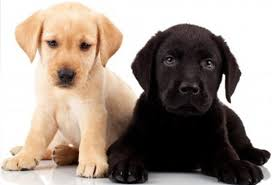
#> input picture Edureka/Machine Learning Engineer/Introduction to Machine Learning with Python/Module 7 - Unsupervised Learning/dogs.jpeg, 272 x 185 px
$ python opencv_t_02.py --image '../../../Edureka/Machine Learning Engineer/Introduction to Machine Learning with Python/Module 7 - Unsupervised Learning/dogs.jpeg'
#> lines starting #> are read from the running program, lines starting #| are printed output that depends on the picture; after the words box and inside, x2 and y2 are one past the last pixel; in counts of white or black regions, pixels touching at a corner belong together
# -*- coding: utf-8 -*-
"""
Created on Sun Jun 20 14:27:27 2021

@author: SP
"""
import cv2
import imutils
import argparse

ap = argparse.ArgumentParser()
ap.add_argument("-i","--image",help="path to input image",required=True)
args = vars(ap.parse_args())
print(args)
image = cv2.imread(args["image"])
#> image is the input picture: shape (185, 272, 3); mean B, G, R 138.1, 147.9, 160.9
cv2.imshow("Image",image)
cv2.waitKey(0)
gray = cv2.cvtColor(image, cv2.COLOR_BGR2GRAY)
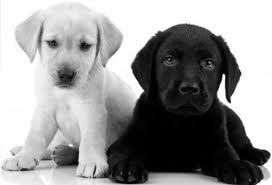
#> gray: shape (185, 272); min 0, max 255, mean 150.7
cv2.imshow("GRAY",gray)
cv2.waitKey(0)
edged = cv2.Canny(gray,30,150)
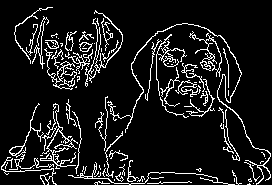
#> edged: shape (185, 272); 10.3% white in thin lines or dots
cv2.imshow("Edged",edged)
cv2.waitKey(0)
threshold = cv2.threshold(gray, 225, 255, cv2.THRESH_BINARY_INV)[1]
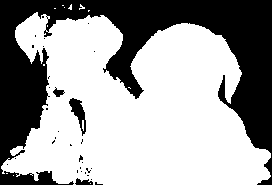
#> threshold: shape (185, 272); 63.3% white; 32 black regions (28 under 20 px)
cv2.imshow("Thrash",threshold)
cv2.waitKey(0)
counts = cv2.findContours(threshold.copy(),cv2.RETR_EXTERNAL, cv2.CHAIN_APPROX_SIMPLE)
#> counts = 13 contours, 12 with area under 20; largest, box (x1, y1, x2, y2) and area: (1, 12, 271, 185) 31650
counts =imutils.grab_contours(counts)
output = image.copy()

for i in counts:
    cv2.drawContours(output, [i], -1, (255,0,0), 3)
    cv2.imshow("Contours",output)
    cv2.waitKey(0)
#> this loop made 13 passes
#> i on passes 1, 2, 3, 4, 5, 6, 8, 9, 10, 11: [[90, 183]], [[13, 175]], [[6, 173], [7, 173]], [[128, 87], [129, 87], [130, 88], [129, 87]], [[43, 64], [43, 65], [44, 65], [44, 64]], [[47, 25], [47, 26]], [[88, 10], [88, 11], [89, 10]], [[54, 8], [55, 8]], [[64, 7]], [[62, 5], [63, 5]]
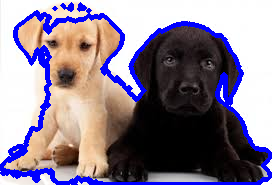
#> output: shape (185, 272, 3); 10.82% of pixels changed, all inside (x1, y1, x2, y2) = (0, 2, 272, 185)
cv2.drawContours(output, counts, -1, (255,0,0), 3)
cv2.imshow("Contours",output)
cv2.waitKey(0)
text = "I found {} objects!".format(len(counts))
#> text = 'I found 13 objects!'
cv2.putText(output,text,(10,25),cv2.FONT_HERSHEY_SIMPLEX, 0.7, (255,0,0),2)
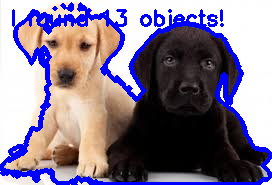
#> output: shape (185, 272, 3); 1.99% of pixels changed, all inside (x1, y1, x2, y2) = (12, 9, 224, 32)
cv2.imshow("Contours",output)
cv2.waitKey(0)
mask=threshold.copy()
mask=cv2.erode(mask,None,iterations=5)
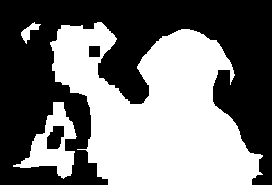
#> mask: shape (185, 272); 46.3% white; 3 white regions, box (x1, y1, x2, y2) and area: (50, 22, 263, 185) 21241, (13, 102, 77, 179) 1890, (21, 22, 41, 44) 163
cv2.imshow("Erosion",mask)
cv2.waitKey(0)

d = cv2.dilate(threshold.copy(),None,iterations=5)
#> d: shape (185, 272); 76.2% white; 5 black regions (1 under 20 px), largest, box (x1, y1, x2, y2) and area: (87, 0, 272, 145) 7865, (0, 0, 57, 156) 3985, (0, 179, 29, 185) 122, (44, 178, 48, 185) 22
cv2.imshow("Dilated",d)
cv2.waitKey(0)

m=threshold.copy()
im=cv2.bitwise_and(image,image,mask=m)
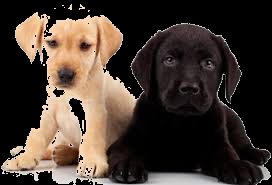
#> im: shape (185, 272, 3); mean B, G, R 47.7, 56.1, 68.1
cv2.imshow("Masks",im)
cv2.waitKey(0)
